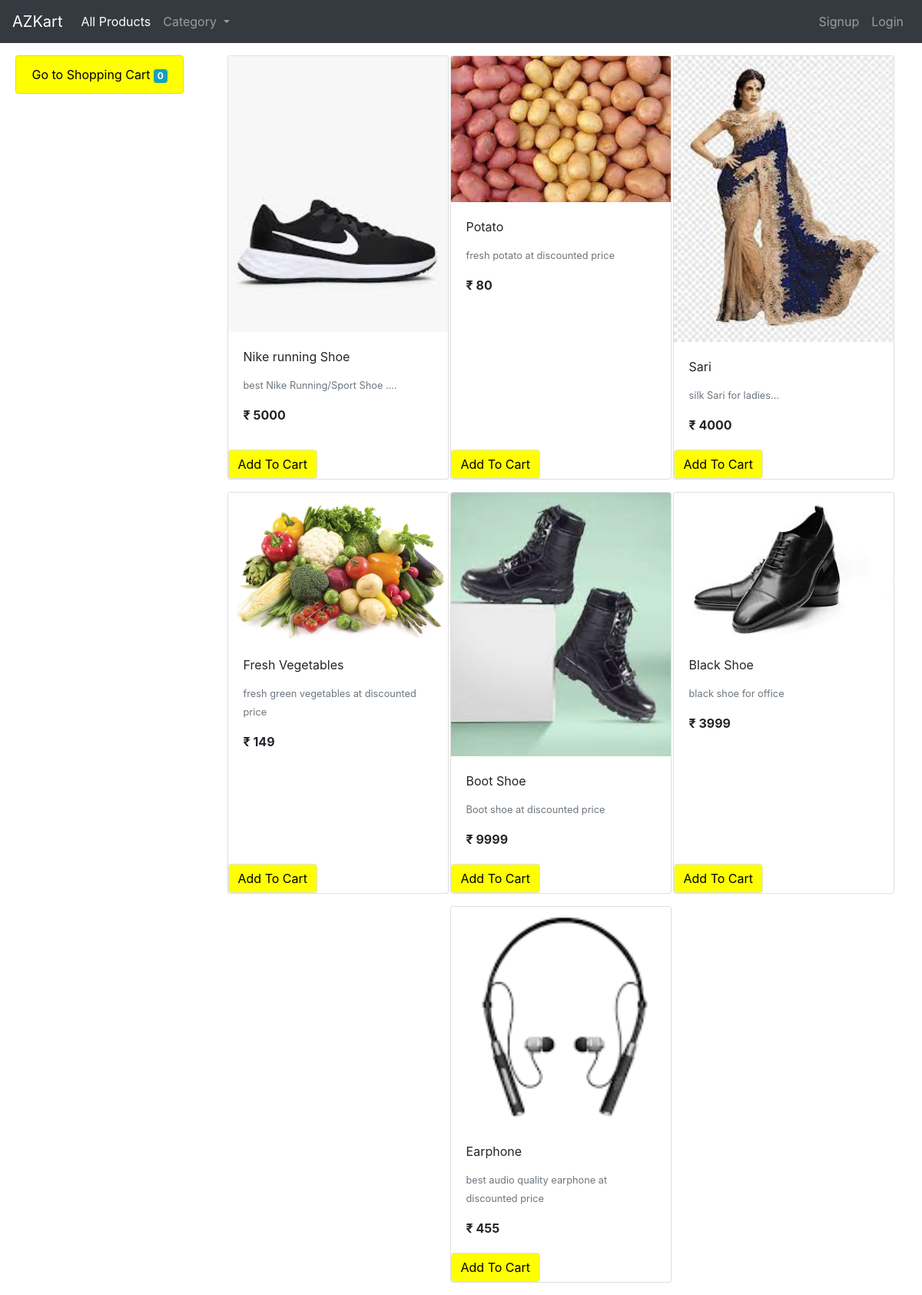
Page /stock/ on the earlier database version.
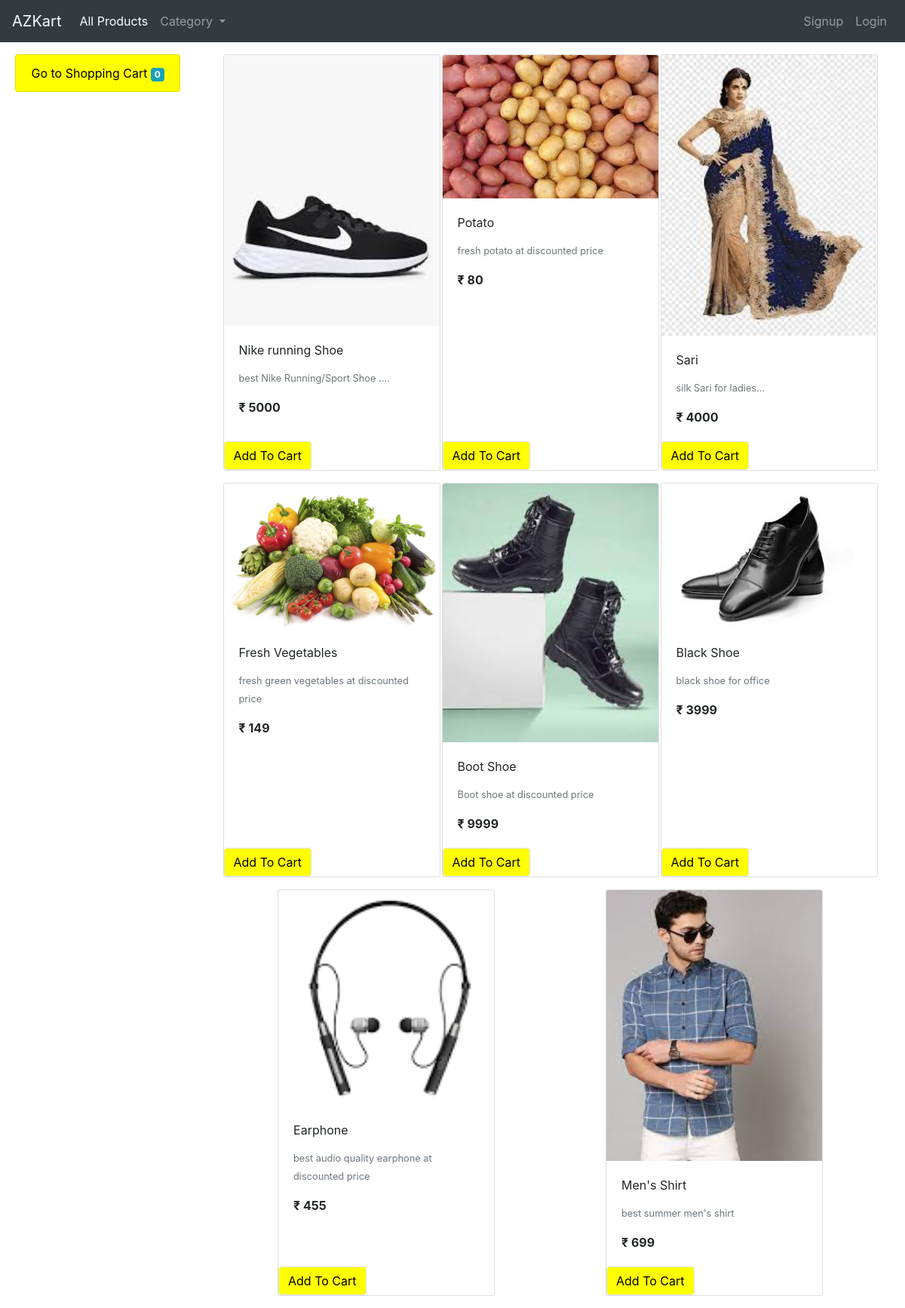
Same page on the later database version.
### shopping_app/models.py (models this page shows, shortened)
class Product(models.Model):
    name = models.CharField(max_length=50)
    price = models.IntegerField(default=0)
    desc = models.TextField()
    img = models.ImageField(upload_to='static/images')
    category = models.ForeignKey(Category, on_delete=models.CASCADE, default=1)

### shopping_app/views.py (the view)
# urls.py: path('stock/', views.ProductStock , name='stock'),
def ProductStock(request):
    cart = request.session.get('cart')
    if not cart:
        request.session['cart'] = {}
    products = None
    categories = Category.objects.all()
    category_id = request.GET.get('category')
    if category_id:
        products = Product.objects.filter(category_id=category_id)
    else:
        products = Product.objects.all()
    data = {
        'products': products,
        'categories': categories
    }
    return render(request, 'index.html', data)

### shopping_app/templatetags/cart.py (called while the page is built)
@register.filter(name='is_in_cart')
def is_in_cart(product , cart):
    keys = cart.keys()
    for id in keys:
        if int(id) == product.id:
            return True
    return False

### shopping_app/templatetags/custom_filter.py (called while the page is built)
@register.filter(name='currency')
def currency(number):
    return "₹ "+str(number)

### shopping_app/templates/index.html (shortened to what this page needs)
{% extends 'base.html' %}
{% block content %}
{% load cart %}
{% load custom_filter %}
<div class="container-fluid mt-3">
	<div class="row">
		<div class="col-rg-3 mx-auto">
			<div class="list-group">
				<a href="/cart" class="list-group-item list-group-item-action" style="background-color: yellow; color: black;">Go to Shopping Cart
					<span class="badge badge-info">{{request.session.cart.keys|length}}</span>
				</a>
			</div>
		</div>
		<div id='products' class="col-lg-9 mx-auto">
			<div class="row mx-auto">
				{% for product in products %}
				<div class="card mx-auto mb-3" id={{product.id}} style="width: 18rem;">
					<img class="card-img-top fixed-image-size" src="{{product.img.url}}" alt="Card image cap">
					<div class="card-body">
						<p class="card-title">{{product.name}}</p>
						<p><small class="text-muted">{{product.desc|truncatechars:50 }}</small></p>
						<p class="card-text"><b>{{product.price|currency}}</b></p>
					</div>
					<div>
						{% if product|is_in_cart:request.session.cart %}
						<div class="row no-gutters">
							<div style = "background-color:black;color:white;" class="text-center col"><span class="badge badge-info">{{product|cart_quantity:request.session.cart}}</span>
								<span class="sr-only">(current)</span> Added in Cart</div>
							<form action="/#{{product.id}}" class="col-2 " method="post">
								{% csrf_token %}
								<input hidden type="text" name='product' value='{{product.id}}'>
								<input style = "background-color:yellow;color:black;" type="submit" value=" + " class="btn btn-block btn-light border-left">
							</form>
						</div>
						{% else %}
						<form action="/#{{product.id}}" method="POST">
							<input type="submit" class="btn btn-outline-info border rounded"
							style = "color:black; background-color:yellow;"
								value="Add To Cart">
						</form>
						{% endif %}
					</div>
				</div>
				{% endfor %}
			</div>
		</div>
	</div>
</div>
{% endblock %}

### shopping_app/templates/base.html (shortened to what this page needs)
<!doctype html>
<html lang="en">
  <head>
    <link rel="stylesheet" href="https://cdn.jsdelivr.net/npm/bootstrap@4.0.0/dist/css/bootstrap.min.css">
  </head>
  <body>
    <nav class="navbar navbar-expand-lg navbar-dark bg-dark">
      <a class="navbar-brand" href="/">AZKart</a>
      <div class="collapse navbar-collapse" id="navbarSupportedContent">
        <ul class="navbar-nav mr-auto">
          <li class="nav-item active">
            <a class="nav-link" href="/">All Products <span class="sr-only">(current)</span></a>
          </li>
          <li class="nav-item dropdown">
            <a class="nav-link dropdown-toggle" href="#" id="navbarDropdown" role="button" data-toggle="dropdown" aria-haspopup="true" aria-expanded="false">
              Category
            </a>
          </li>
        </ul>
        <ul class=" navbar-nav my-2 my-lg-0">
          {% if user.is_authenticated %}
          {% comment %} <li class="nav-item ">
            <a class="nav-link" href="/orders">Orders<span class="sr-only">(current)</span></a>
          </li> {% endcomment %}
          <li class="nav-item ">
            <a class="nav-link" href="/logout">Logout<span class="sr-only">(current)</span></a>
          </li>
          {% else %}
          <li class="nav-item ">
            <a class="nav-link" href="/signup">Signup<span class="sr-only">(current)</span></a>
          </li>
          <li class="nav-item ">
            <a class="nav-link" href="/login">Login<span class="sr-only">(current)</span></a>
          </li>
          {% endif %}
        </ul>
      </div>
    </nav>
    {% block content%}
    {%endblock%}
  </body>
</html>

Differences in the rows shown:
added Product: img (picture), name "Men's Shirt", desc "best summer men's shirt", price "₹ 699"
